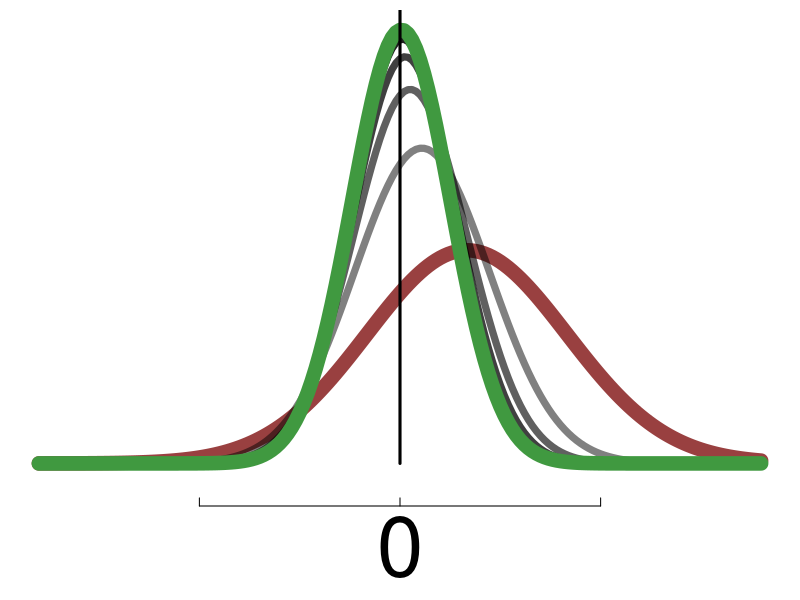
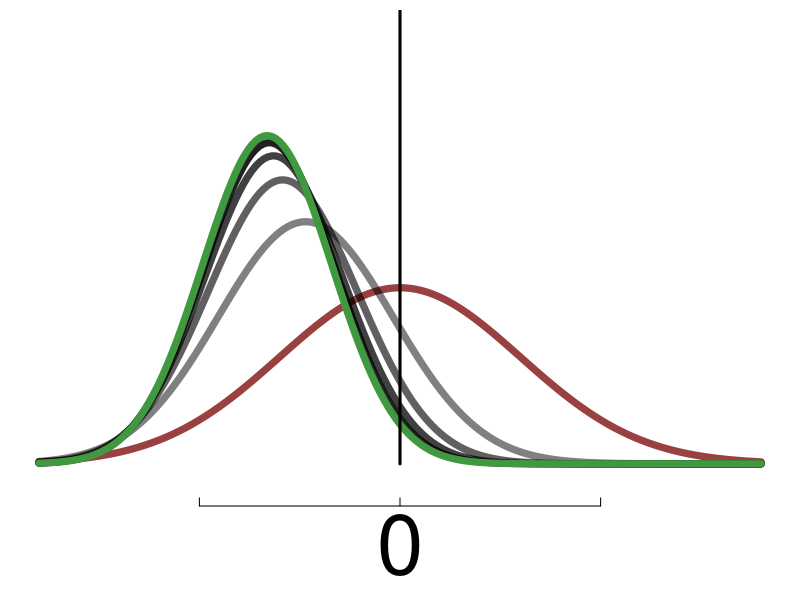
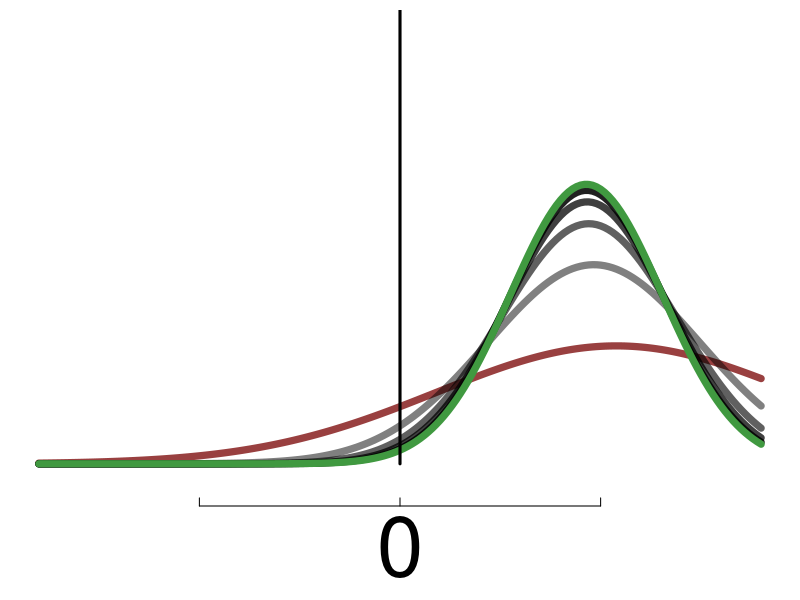
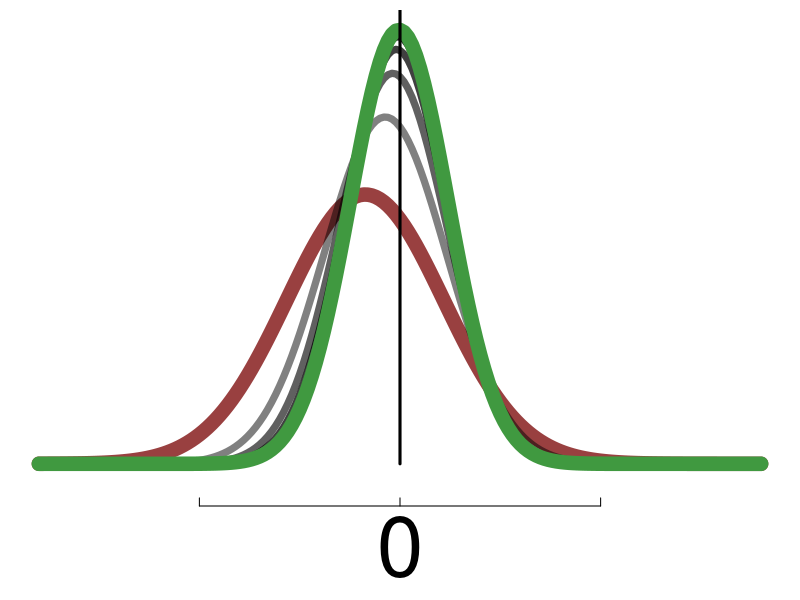
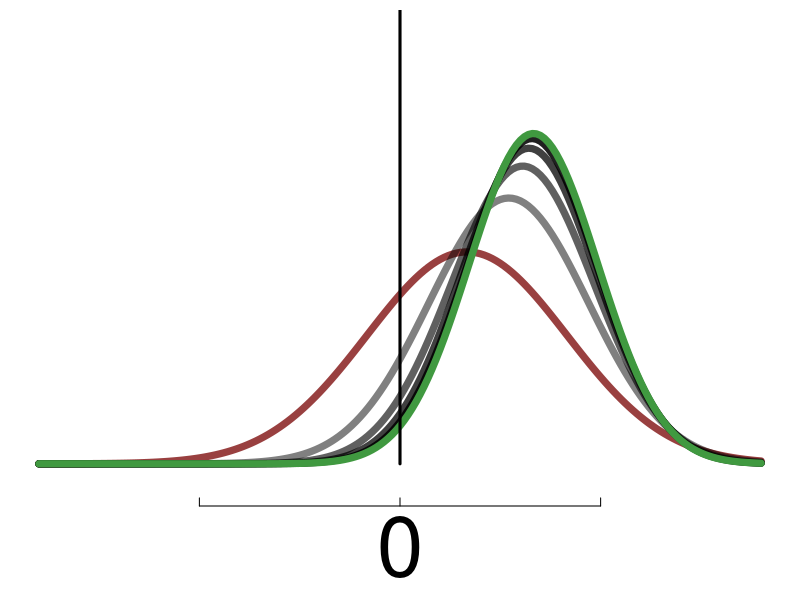
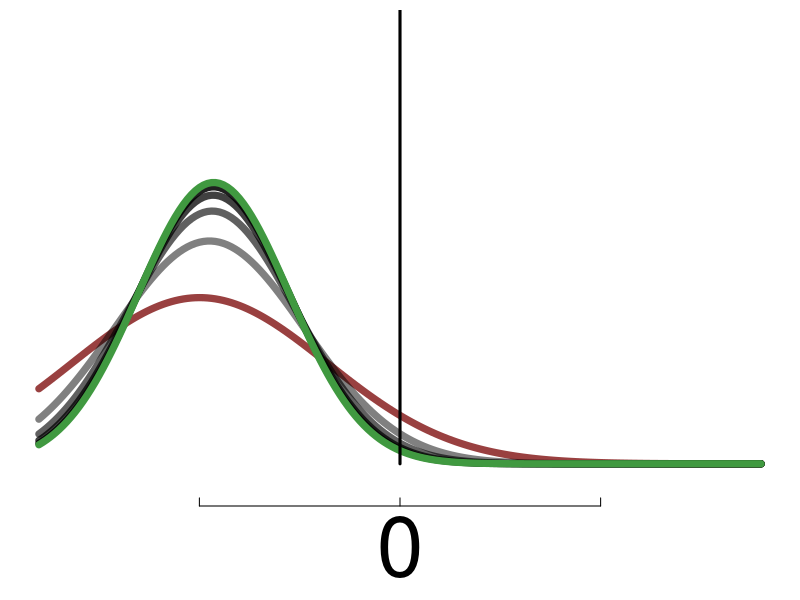
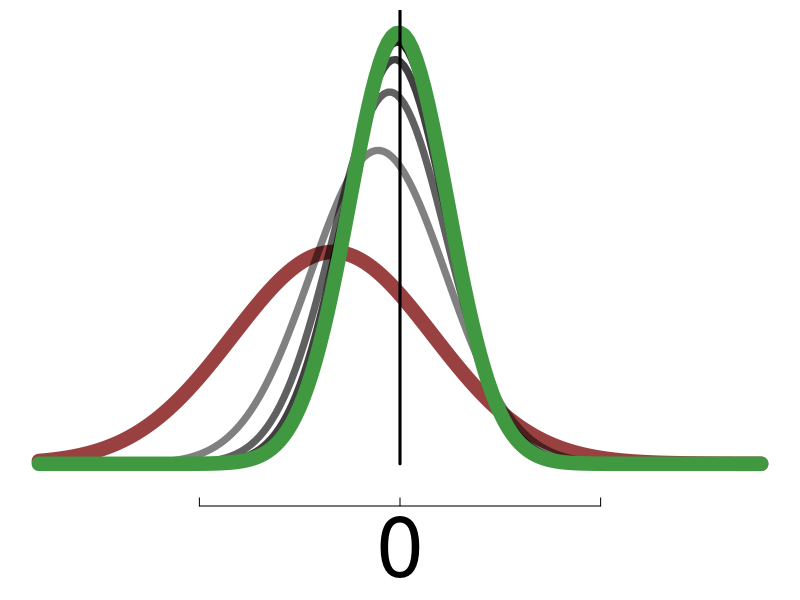
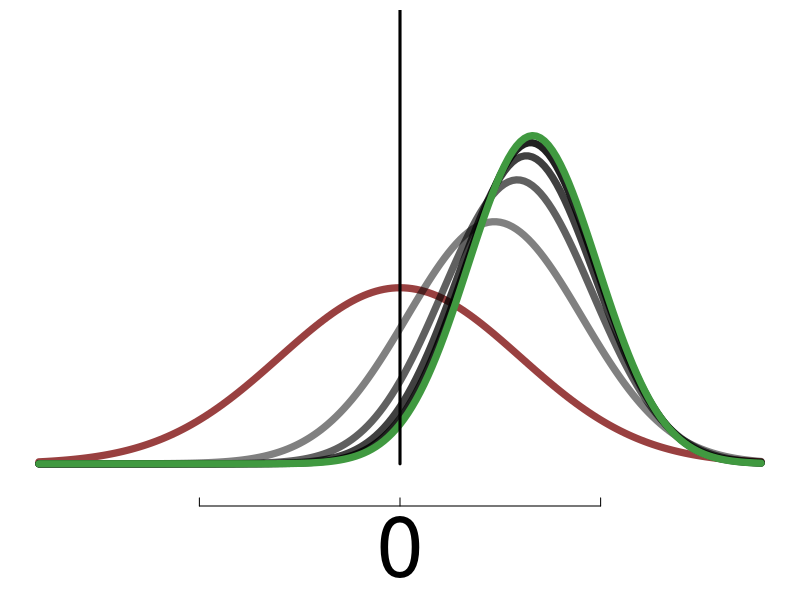

Write R code to recreate these figures, in order.
oldpar <- par(no.readonly = TRUE)
oldwd <- getwd()
this.dir <- dirname(parent.frame(2)$ofile)
nombre.R <-  sys.frame(1)$ofile
require(tools)
nombre <- "smoothing"
nombre <- print(file_path_sans_ext(nombre.R))
pdf(paste0(nombre,".pdf"), width = 8, height = 5  )
setwd(this.dir)
###############################

par(mar=c(2.5,0.5,0.5,0.5))

data = read.csv("data/smoothing.csv", stringsAsFactors=FALSE)
colnames(data)

p_d_m = 0 # p(D|M) & d1: prior & d2: likelihood_1^1 
p_d_m_approx = 0 # \widehat{p}(D|M) & d1: prior & d2: prior*likelihood_1^k 
loocv = 0 # LOOCV & d1: prior*likelihood_2^k & d2: prior*likelihood_1^k



sigma0 <- 3.0
beta <- 0.5
ds <- 0.1
s <- seq(-sigma0*3 ,sigma0 *3,ds)
n <- 6#length(data$wp_a_1_mu)

iguales <- function(x,y,tol=1e-5){
  return(sum( data$lh_a_1_mu - (data$wp_b_1_mu + data$d_div_1_mu) > 1e-5) == 0)
}
v2 <- function(sigma, beta=0.5){
  return(sigma^2 + 2*beta^2)
} 
mu_x <- function(mu, sigma){
  s2 <- sigma^2
  return((mu[1]*s2[2] + mu[2]*s2[1])/sum(s2))
}
sigma_x <- function(sigma){
  s2 <- sigma^2
  return(sqrt(s2[1]*s2[2]/(s2[1]+s[2])) )
}

# L_a_1
iguales( data$lh_a_1_mu , (data$wp_b_1_mu + data$d_div_1_mu) )
iguales( data$lh_a_1_sigma , sqrt(v2(data$wp_b_1_sigma) + data$d_div_1_sigma) )

# W_a_2
iguales( data$wp_a_2_mu[1] , mu_x( mu=c(data$lh_a_1_mu[1],0),sigma = c(data$lh_a_1_mu[1],sigma0)) )
iguales( data$wp_a_2_sigma[1] , sigma_x( c(data$lh_a_1_mu[1],sigma0)) )

data$wp_a_2_mu < data$wp_b_1_mu + data$d_div_1_mu

# A1
# Post
plot(s,dnorm(s, data$p_a_1_mu[n], data$p_a_1_sigma[n]),type="l"
     ,ylim=c(-0.05,max(dnorm(s, data$p_a_1_mu[n], data$p_a_1_sigma[n]))),axes = F, ann = F, lwd=14, col=rgb(0,0,0,0))
axis(side=1, labels=NA,cex.axis=0.6,tck=0.015, line=-2.2)
axis(lwd=0,side=1, at=0,cex.axis=5,line=-0.5,tck=0.015)
lines(s,dnorm(s, data$p_a_1_mu[1], data$p_a_1_sigma[1]), lwd=14,col=rgb(0.6,0.25,0.25 )) 
for (i in seq(2,n-1)){
  lines(s,dnorm(s, data$p_a_1_mu[i], data$p_a_1_sigma[i]), lwd=7,col=rgb(0,0,0,((i/n)+0.33)/1.33 )) 
}
lines(s,dnorm(s, data$p_a_1_mu[n], data$p_a_1_sigma[n]),type="l"
     ,ylim=c(-0.05,max(dnorm(s, data$p_a_1_mu[n], data$p_a_1_sigma[n]))),axes = F, ann = F, lwd=14, col=rgb(0.25,0.6,0.25))
segments(x0=0,y0=0,y1=1, lty=1,lwd=3)
# within
plot(s,dnorm(s, data$wp_a_1_mu[n], data$wp_a_1_sigma[n]),type="l"
     ,ylim=c(-0.05,max(dnorm(s, data$p_a_2_mu[n], data$p_a_2_sigma[n]))),axes = F, ann = F, lwd=7, col=rgb(0,0,0,0))
axis(side=1, labels=NA,cex.axis=0.6,tck=0.015, line=-2.2)
axis(lwd=0,side=1, at=0,cex.axis=5,line=-0.6,tck=0.015)
lines(s,dnorm(s, data$wp_a_1_mu[1], data$wp_a_1_sigma[1]), lwd=7,col=rgb(0.6,0.25,0.25)) 
for (i in seq(2,n-1)){
  lines(s,dnorm(s, data$wp_a_1_mu[i], data$wp_a_1_sigma[i]), lwd=7,col=rgb(0,0,0,((i/n)+0.33)/1.33 )) 
}
lines(s,dnorm(s, data$wp_a_1_mu[n], data$wp_a_1_sigma[n]),type="l"
     ,ylim=c(-0.05,max(dnorm(s, data$p_a_2_mu[n], data$p_a_2_sigma[n]))),axes = F, ann = F, lwd=7, col=rgb(0.25,0.6,0.25))
segments(x0=0,y0=0,y1=1, lty=1,lwd=3)
# Likelihood approx
plot(s,dnorm(s, data$lh_a_1_mu[n], data$lh_a_1_sigma[n]),type="l"
     ,ylim=c(-0.05,max(dnorm(s, data$p_a_2_mu[n], data$p_a_2_sigma[n])))
     ,axes = F, ann = F, lwd=7, col=rgb(0,0,0,0))
axis(side=1, labels=NA,cex.axis=0.6,tck=0.015, line=-2.2)
axis(lwd=0,side=1, at=0,cex.axis=5,line=-0.5,tck=0.015)
lines(s,dnorm(s, data$lh_a_1_mu[1], data$lh_a_1_sigma[1]), lwd=7,col=rgb(0.6,0.25,0.25)) 
for (i in seq(2,n-1)){
  lines(s,dnorm(s, data$lh_a_1_mu[i], data$lh_a_1_sigma[i]), lwd=7,col=rgb(0,0,0,((i/n)+0.33)/1.33 )) 
}
lines(s,dnorm(s, data$lh_a_1_mu[n], data$lh_a_1_sigma[n]),type="l"
     ,ylim=c(-0.05,max(dnorm(s, data$p_a_2_mu[n], data$p_a_2_sigma[n])))
     ,axes = F, ann = F, lwd=7, col=rgb(0.25,0.6,0.25))
segments(x0=0,y0=0,y1=1, lty=1,lwd=3)


# A2
# Post
plot(s,dnorm(s, data$p_a_2_mu[n], data$p_a_2_sigma[n]),type="l"
     ,ylim=c(-0.05,max(dnorm(s, data$p_a_2_mu[n], data$p_a_2_sigma[n]))),axes = F, ann = F, lwd=7, col = rgb(0,0,0,0))
axis(side=1, labels=NA,cex.axis=0.6,tck=0.015, line=-2.2)
axis(lwd=0,side=1, at=0,cex.axis=5,line=-0.5,tck=0.015)
lines(s,dnorm(s, data$p_a_2_mu[1], data$p_a_2_sigma[1]),type="l"
      ,ylim=c(-0.05,max(dnorm(s, data$p_a_2_mu[1], data$p_a_2_sigma[1]))),axes = F, ann = F, lwd=14, col = rgb(0.6,0.25,0.25))
for (i in seq(2,n-1)){
  lines(s,dnorm(s, data$p_a_2_mu[i], data$p_a_2_sigma[i]), lwd=7,col=rgb(0,0,0,((i/n)+0.33)/1.33 )) 
}
lines(s,dnorm(s, data$p_a_2_mu[n], data$p_a_2_sigma[n]),type="l"
     ,ylim=c(-0.05,max(dnorm(s, data$p_a_2_mu[n], data$p_a_2_sigma[n]))),axes = F, ann = F, lwd=14, col = rgb(0.25,0.6,0.25,1))


segments(x0=0,y0=0,y1=1, lty=1,lwd=3)
# within
plot(s,dnorm(s, data$wp_a_2_mu[n], data$wp_a_2_sigma[n]),type="l"
     ,ylim=c(-0.05,max(dnorm(s, data$p_a_2_mu[n], data$p_a_2_sigma[n]))),axes = F, ann = F, lwd=7, col=rgb(0,0,0,0))
axis(side=1, labels=NA,cex.axis=0.6,tck=0.015, line=-2.2)
axis(lwd=0,side=1, at=0,cex.axis=5,line=-0.5,tck=0.015)
lines(s,dnorm(s, data$wp_a_2_mu[1], data$wp_a_2_sigma[1]), lwd=7,col=rgb(0.6,0.25,0.25))
for (i in seq(2,n-1)){
  lines(s,dnorm(s, data$wp_a_2_mu[i], data$wp_a_2_sigma[i]), lwd=7,col=rgb(0,0,0,((i/n)+0.33)/1.33 )) 
}
lines(s,dnorm(s, data$wp_a_2_mu[n], data$wp_a_2_sigma[n]),type="l"
     ,ylim=c(-0.05,max(dnorm(s, data$p_a_2_mu[n], data$p_a_2_sigma[n]))),axes = F, ann = F, lwd=7, col=rgb(0.25,0.6,0.25))
segments(x0=0,y0=0,y1=1, lty=1,lwd=3)
# Likelihood approx
plot(s,dnorm(s, data$lh_a_2_mu[n], data$lh_a_2_sigma[n]),type="l"
     ,ylim=c(-0.05,max(dnorm(s, data$p_a_2_mu[n], data$p_a_2_sigma[n])))
     ,axes = F, ann = F, lwd=7,col=rgb(0.25,0.6,0.25,0))
axis(side=1, labels=NA,cex.axis=0.6,tck=0.015, line=-2.2)
axis(lwd=0,side=1, at=0,cex.axis=5,line=-0.5,tck=0.015)
lines(s,dnorm(s, data$lh_a_2_mu[1], data$lh_a_2_sigma[1]), lwd=7,col=rgb(0.6,0.25,0.25)) 
for (i in seq(2,n-1)){
  lines(s,dnorm(s, data$lh_a_2_mu[i], data$lh_a_2_sigma[i]), lwd=7,col=rgb(0,0,0,((i/n)+0.33)/1.33 )) 
}
lines(s,dnorm(s, data$lh_a_2_mu[n], data$lh_a_2_sigma[n]),type="l"
     ,ylim=c(-0.05,max(dnorm(s, data$p_a_2_mu[n], data$p_a_2_sigma[n])))
     ,axes = F, ann = F, lwd=7,col=rgb(0.25,0.6,0.25))
segments(x0=0,y0=0,y1=1, lty=1,lwd=3)
# B1
# Post
plot(s,dnorm(s, data$p_b_1_mu[n], data$p_b_1_sigma[n]),type="l"
     ,ylim=c(-0.05,max(dnorm(s, data$p_a_2_mu[n], data$p_a_2_sigma[n]))),axes = F, ann = F, lwd=7,col=rgb(0.25,0.6,0.25,0))
axis(side=1, labels=NA,cex.axis=0.6,tck=0.015, line=-2.2)
axis(lwd=0,side=1, at=0,cex.axis=5,line=-0.5,tck=0.015)
lines(s,dnorm(s, data$p_b_1_mu[1], data$p_b_1_sigma[1]), lwd=14,col=rgb(0.6,0.25,0.25 )) 
for (i in seq(2,n-1)){
  lines(s,dnorm(s, data$p_b_1_mu[i], data$p_b_1_sigma[i]), lwd=7,col=rgb(0,0,0,((i/n)+0.33)/1.33 )) 
}
lines(s,dnorm(s, data$p_b_1_mu[n], data$p_b_1_sigma[n]),type="l"
     ,ylim=c(-0.05,max(dnorm(s, data$p_a_2_mu[n], data$p_a_2_sigma[n]))),axes = F, ann = F, lwd=14,col=rgb(0.25,0.6,0.25))
segments(x0=0,y0=0,y1=1, lty=1,lwd=3)
# within
plot(s,dnorm(s, data$wp_b_1_mu[n], data$wp_b_1_sigma[n]),type="l"
     ,ylim=c(-0.05,max(dnorm(s, data$p_a_2_mu[n], data$p_a_2_sigma[n]))),axes = F, ann = F, lwd=7, col=rgb(0.25,0.6,0.25,0))
axis(side=1, labels=NA,cex.axis=0.6,tck=0.015, line=-2.2)
axis(lwd=0,side=1, at=0,cex.axis=5,line=-0.5,tck=0.015)
lines(s,dnorm(s, data$wp_b_1_mu[1], data$wp_b_1_sigma[1]), lwd=7,col=rgb(0.6,0.25,0.25 )) 
for (i in seq(2,n-1)){
  lines(s,dnorm(s, data$wp_b_1_mu[i], data$wp_b_1_sigma[i]), lwd=7,col=rgb(0,0,0,((i/n)+0.33)/1.33 )) 
}
lines(s,dnorm(s, data$wp_b_1_mu[n], data$wp_b_1_sigma[n]),type="l"
     ,ylim=c(-0.05,max(dnorm(s, data$p_a_2_mu[n], data$p_a_2_sigma[n]))),axes = F, ann = F, lwd=7, col=rgb(0.25,0.6,0.25))
segments(x0=0,y0=0,y1=1, lty=1,lwd=3)
# Likelihood approx
plot(s,dnorm(s, data$lh_b_1_mu[n], data$lh_b_1_sigma[n]),type="l"
     ,ylim=c(-0.05,max(dnorm(s, data$p_a_2_mu[n], data$p_a_2_sigma[n])))
     ,axes = F, ann = F, lwd=7, col=rgb(0.25,0.6,0.25,0))
axis(side=1, labels=NA,cex.axis=0.6,tck=0.015, line=-2.2)
axis(lwd=0,side=1, at=0,cex.axis=5,line=-0.5,tck=0.015)
lines(s,dnorm(s, data$lh_b_1_mu[1], data$lh_b_1_sigma[1]), lwd=7,col=rgb(0.6,0.25,0.25 )) 
for (i in seq(2,n-1)){
  lines(s,dnorm(s, data$lh_b_1_mu[i], data$lh_b_1_sigma[i]), lwd=7,col=rgb(0,0,0,((i/n)+0.33)/1.33 )) 
}
lines(s,dnorm(s, data$lh_b_1_mu[n], data$lh_b_1_sigma[n]),type="l"
     ,ylim=c(-0.05,max(dnorm(s, data$p_a_2_mu[n], data$p_a_2_sigma[n])))
     ,axes = F, ann = F, lwd=7, col=rgb(0.25,0.6,0.25))
segments(x0=0,y0=0,y1=1, lty=1,lwd=3)
# B2
# Post
plot(s,dnorm(s, data$p_b_2_mu[n], data$p_b_2_sigma[n]),type="l"
     ,ylim=c(-0.05,max(dnorm(s, data$p_a_2_mu[n], data$p_a_2_sigma[n]))),axes = F, ann = F, lwd=7, col=rgb(0.25,0.6,0.25,0))
axis(side=1, labels=NA,cex.axis=0.6,tck=0.015, line=-2.2)
axis(lwd=0,side=1, at=0,cex.axis=5,line=-0.5,tck=0.015)
lines(s,dnorm(s, data$p_b_2_mu[1], data$p_b_2_sigma[1]), lwd=14,col=rgb(0.6,0.25,0.25))
for (i in seq(2,n-1)){
  lines(s,dnorm(s, data$p_b_2_mu[i], data$p_b_2_sigma[i]), lwd=7,col=rgb(0,0,0,((i/n)+0.33)/1.33 )) 
}
lines(s,dnorm(s, data$p_b_2_mu[n], data$p_b_2_sigma[n]),type="l"
     ,ylim=c(-0.05,max(dnorm(s, data$p_a_2_mu[n], data$p_a_2_sigma[n]))),axes = F, ann = F, lwd=14, col=rgb(0.25,0.6,0.25))
segments(x0=0,y0=0,y1=1, lty=1,lwd=3)
# within
plot(s,dnorm(s, data$wp_b_2_mu[n], data$wp_b_2_sigma[n]),type="l"
     ,ylim=c(-0.05,max(dnorm(s, data$p_a_2_mu[n], data$p_a_2_sigma[n]))),axes = F, ann = F, lwd=7, col=rgb(0.25,0.6,0.25,0))
axis(side=1, labels=NA,cex.axis=0.6,tck=0.015, line=-2.2)
axis(lwd=0,side=1, at=0,cex.axis=5,line=-0.5,tck=0.015)
lines(s,dnorm(s, data$wp_b_2_mu[1], data$wp_b_2_sigma[1]), lwd=7,col=rgb(0.6,0.25,0.25)) 
for (i in seq(2,n-1)){
  lines(s,dnorm(s, data$wp_b_2_mu[i], data$wp_b_2_sigma[i]), lwd=7,col=rgb(0,0,0,((i/n)+0.33)/1.33 )) 
}
lines(s,dnorm(s, data$wp_b_2_mu[n], data$wp_b_2_sigma[n]),type="l"
     ,ylim=c(-0.05,max(dnorm(s, data$p_a_2_mu[n], data$p_a_2_sigma[n]))),axes = F, ann = F, lwd=7, col=rgb(0.25,0.6,0.25))
segments(x0=0,y0=0,y1=1, lty=1,lwd=3)
# Likelihood approx
plot(s,dnorm(s, data$lh_b_2_mu[n], data$lh_b_2_sigma[n]),type="l"
     ,ylim=c(-0.05,max(dnorm(s, data$p_a_2_mu[n], data$p_a_2_sigma[n])))
     ,axes = F, ann = F, lwd=7, col=rgb(0.25,0.6,0.25,0))
axis(side=1, labels=NA,cex.axis=0.6,tck=0.015, line=-2.2)
axis(lwd=0,side=1, at=0,cex.axis=5,line=-0.5,tck=0.015)
lines(s,dnorm(s, data$lh_b_2_mu[1], data$lh_b_2_sigma[1]), lwd=7,col=rgb(0.6,0.25,0.25 )) 
for (i in seq(2,n-1)){
  lines(s,dnorm(s, data$lh_b_2_mu[i], data$lh_b_2_sigma[i]), lwd=7,col=rgb(0,0,0,((i/n)+0.33)/1.33 )) 
}
lines(s,dnorm(s, data$lh_b_2_mu[n], data$lh_b_2_sigma[n]),type="l"
     ,ylim=c(-0.05,max(dnorm(s, data$p_a_2_mu[n], data$p_a_2_sigma[n])))
     ,axes = F, ann = F, lwd=7, col=rgb(0.25,0.6,0.25))
segments(x0=0,y0=0,y1=1, lty=1,lwd=3)
# Prior
plot(s,dnorm(s, 0, sigma0) , type="l",
     ylim=c(-0.05,max(dnorm(s, data$p_a_2_mu[n], data$p_a_2_sigma[n]))), axes = F, ann = F, lwd=7)
axis(side=1, labels=NA,cex.axis=0.6,tck=0.015, line=-2.2)
axis(lwd=0,side=1, at=0,cex.axis=5,line=-0.5,tck=0.015)

#######################################
# end 
dev.off()
setwd(oldwd)
par(oldpar, new=F)
#########################################
